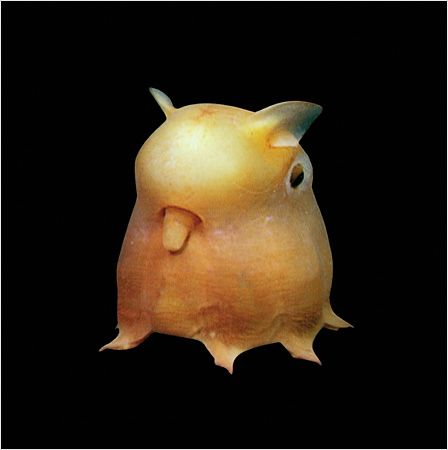
#> input picture math_engine/pitch_imgs/dumb.jpg, 448 x 450 px, found by its file name
$ python main_transform.py
#> lines starting #> are read from the running program, lines starting #| are printed output that depends on the picture; after the words box and inside, x2 and y2 are one past the last pixel; in counts of white or black regions, pixels touching at a corner belong together
### math_engine/shared_transform.py
import cv2
import pathlib
import numpy as np


CURRENT_FOLDER = str(pathlib.Path(__file__).parent.resolve())

def read_img(path):
#> called with path = 'math_engine/zoom_imgs/dumb.jpg'
    img = cv2.imread(path)
#> img is the input picture: shape (450, 448, 3); mean B, G, R 20, 32.8, 42.9

    if img is None:
        msg = f"img for not found at {path}"
        raise Exception(msg)
    else:
        return img


def display_img(title, img):
    cv2.imshow(title, img)
    cv2.waitKey(0)

#zoom and roll
def warpAffine(img, zoom = 1, angle = 0, coord=None):
    cy, cx = [i / 2 for i in img.shape[:-1]] if coord is None else coord[::-1]

    rot_mat = cv2.getRotationMatrix2D((cx, cy), angle, zoom)
    result = cv2.warpAffine(img, rot_mat, img.shape[1::-1], flags=cv2.INTER_LINEAR)

    return result

#return matrix for transformation based on input in degrees
#edit input degrees so that the transformation is correct (not so sensitive?)
def get_yaw_z_transform_matrix(z_degrees,shape):
    theta_rad = np.deg2rad(z_degrees/100)
    R = np.array([[np.cos(theta_rad),  0, np.sin(theta_rad)],
                  [0,                  1, 0],
                  [-np.sin(theta_rad), 0, np.cos(theta_rad)]])
    return center_matrix_transform(R, shape)

def get_roll_x_transform_matrix(x_degrees,shape): #roll, normal input
    psi_rad = -1*np.deg2rad(x_degrees)
    R = np.array([[np.cos(psi_rad), -np.sin(psi_rad), 0],
                  [np.sin(psi_rad),  np.cos(psi_rad), 0],
                  [0,                0,               1]])
    return center_matrix_transform(R, shape)

def get_pitch_y_transform_matrix(y_degrees,shape):

    phi_rad = np.deg2rad(y_degrees)
    R = np.float32([[1, 0,                0],
                  [0, np.cos(phi_rad), -np.sin(phi_rad)],
                  [0, np.sin(phi_rad),  np.cos(phi_rad)]])
    return center_matrix_transform(R, shape)

def center_matrix_transform(M, shape):
    M_translate = np.float32([[1,0,-shape[0]//2],[0,1,-shape[1]//2], [0,0,1]])
    M_translate_inv = np.float32([[1,0,shape[0]//2],[0,1,shape[1]//2], [0,0,1]])
    return M_translate_inv.dot(M.dot(M_translate))

### math_engine/transform_config.py
class transform_config:
    def __init__(self):
        self.degrees_between_dist_sensors = 15.5
        self.pitch_scale_factor = 1/5000
        self.pitch_offset = -0.3
        self.yaw_scale_factor = 1/80
        self.roll_offset = 1.5
        self.projector_resolution_px = (1080, 1920)
        self.throw_ratio = 88/120
        self.input_image_dimension_m = (2.5,2.5)
        self.input_image_dimension_px = (3500,3500)
        self.distance_scale_factor = 1/100
        self.distancee_offset_cm = 5

### math_engine/main_transform.py
# takes all measurements outputs skewed input image
# roll, pitch, yaw zoom
import cv2
import math_engine.shared_transform as sharedtransform
import math_engine.transform_config as transform_config
import math
from math_engine.transform_config import transform_config

ZOOM_FOLDER = sharedtransform.CURRENT_FOLDER + "/zoom_imgs/"
def all_transforms(input_image, roll_degrees, pitch_degrees, distance, yaw_distance, config: transform_config):
    yaw_degrees = get_yaw_by_distances(yaw_distance, distance, config.degrees_between_dist_sensors)

    # correct distance by yaw angle
    #distance = distance * math.cos(math.radians(yaw_degrees))

    x_degrees = roll_degrees - config.roll_offset
    y_degrees = (pitch_degrees - config.pitch_offset)*config.pitch_scale_factor
    z_degrees = yaw_degrees*config.yaw_scale_factor

    M_roll = sharedtransform.get_roll_x_transform_matrix(x_degrees, input_image.shape)
    M_pitch = sharedtransform.get_pitch_y_transform_matrix(y_degrees, input_image.shape)
    M_yaw = sharedtransform.get_yaw_z_transform_matrix(z_degrees, input_image.shape)

    M = M_roll.dot(M_pitch).dot(M_yaw)
    skewed_img = cv2.warpPerspective(input_image, M, (input_image.shape[0], input_image.shape[1]))
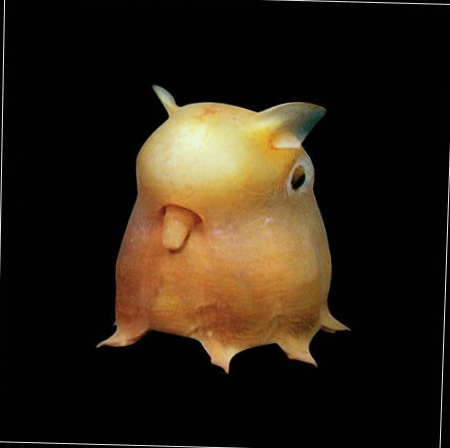
#> skewed_img: shape (448, 450, 3); mean B, G, R 19.1, 31.8, 41.9

    if distance == 0:
        print("Distance is 0 error")
        distance = 100

    if skewed_img.shape[0] < config.input_image_dimension_px[0]: #paste onto transparent background if img is smaller than 4k
        transparent_bg = cv2.imread(ZOOM_FOLDER + "4kbg.png")
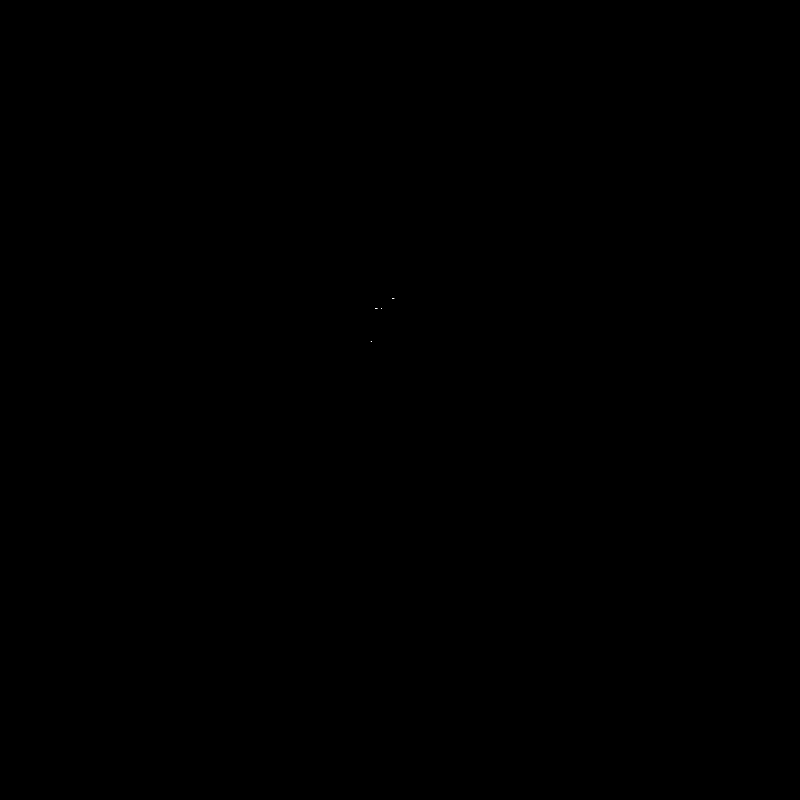
#> input picture math_engine/zoom_imgs/4kbg.png, 4000 x 4000 px (shown at 1/5 size)
#> transparent_bg is the input picture: shape (4000, 4000, 3); 0% white in thin lines or dots, all inside (x1, y1, x2, y2) = (1854, 1490, 1972, 1708)

        x_offset = (transparent_bg.shape[1] - skewed_img.shape[1]) // 2
#> x_offset = 1775
        y_offset = (transparent_bg.shape[0] - skewed_img.shape[0]) // 2
#> y_offset = 1776

        transparent_bg[
            y_offset : y_offset + skewed_img.shape[0],
            x_offset : x_offset + skewed_img.shape[1],
        ] = skewed_img

        skewed_img = transparent_bg


    curr_projection_width_m = distance * config.throw_ratio #width of projection in meters
    img_px_width_to_show = int(round(curr_projection_width_m * config.input_image_dimension_px[1] / config.input_image_dimension_m[1]))

    projector_height = config.projector_resolution_px[0]
    projector_width = config.projector_resolution_px[1]
    zoom = projector_width / img_px_width_to_show
    zoomed_image = sharedtransform.warpAffine(skewed_img, zoom = zoom)

    #crop image to this pixel size
    x = (config.input_image_dimension_px[1] - projector_width)//2
    y = (config.input_image_dimension_px[0] - projector_height)//2
    cropped_final_image = zoomed_image[y:y + projector_height,x:x + projector_width]
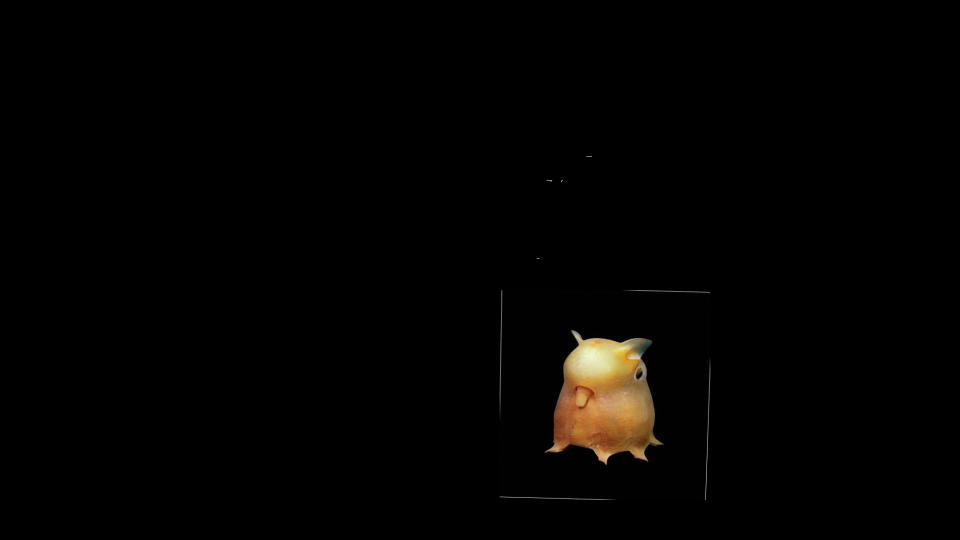
#> cropped_final_image: shape (1080, 1920, 3) (shown at 1/2 size); mean B, G, R 1.6, 2.7, 3.6
    return cropped_final_image


def get_yaw_by_distances(d_left, d_center, degrees_between_dist_sensors):
    d_wall = math.sqrt(d_left**2 + d_center**2 - 2*d_center*d_left*math.cos(math.radians(degrees_between_dist_sensors)))
    beta = math.acos((d_wall**2 + d_center**2 - d_left**2) / (2*d_wall*d_center))
    yaw_angle =  beta - math.pi/2
    return math.degrees(yaw_angle) * -1

def main():
    img = sharedtransform.read_img(ZOOM_FOLDER+"dumb.jpg")

    config = transform_config()
    ret_img = all_transforms(img, 0, 10, 2, 2.07055,config)

    sharedtransform.display_img("test", ret_img)
if __name__ == '__main__':
    main()
